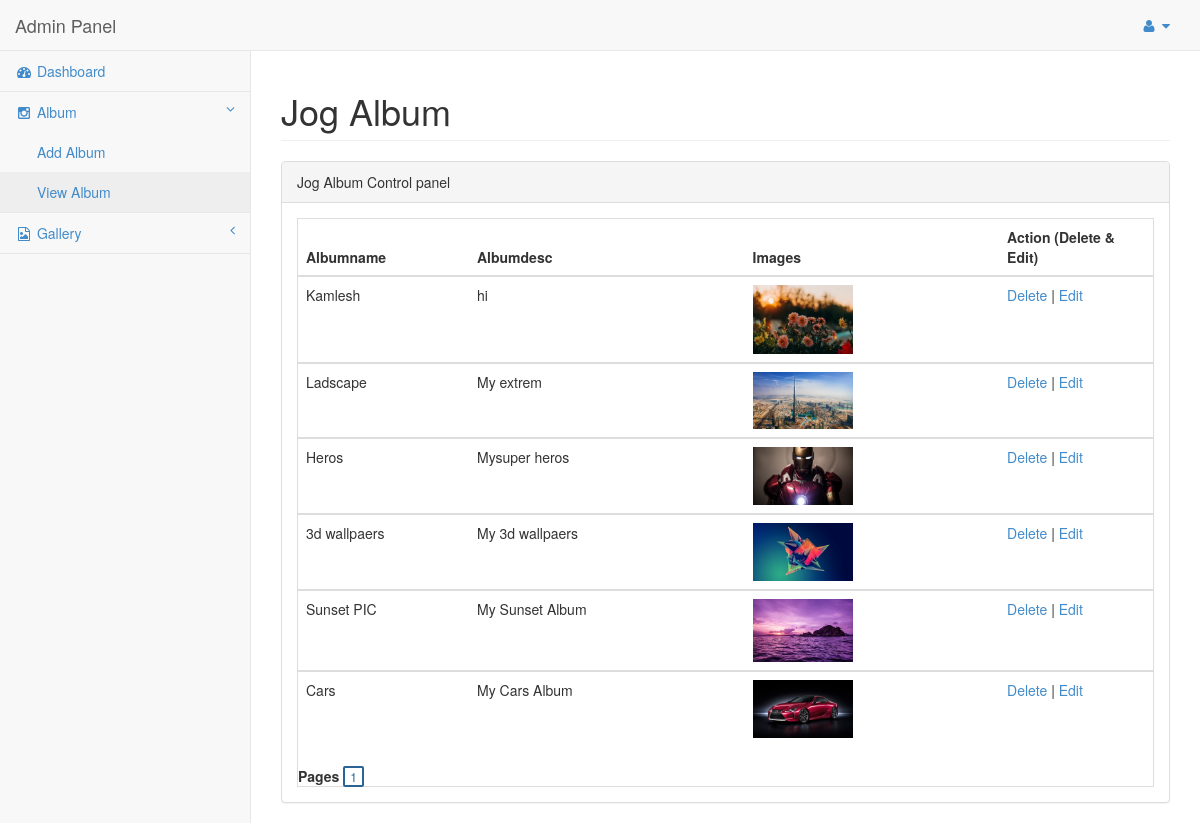
The page /admin/viewallalbums.php (signed in) on the database its author committed.
### tables this page shows
CREATE TABLE `tbl_album` (
  `albumid` int(10) NOT NULL,
  `name` varchar(500) NOT NULL,
  `adesc` varchar(1000) NOT NULL,
  `image` varchar(500) NOT NULL,
  `date` datetime NOT NULL,
  `status` varchar(10) NOT NULL
);

### admin/viewallalbums.php (the view, shortened to what this page needs)
<?php session_start();
if(isset($_SESSION['uname']))
{
?>
<?php include "header1.php"; ?>
<?php include "menu/amenu2.php"; ?>
<div id="page-wrapper">
            <div class="row">
                <div class="col-lg-12">
                    <h1 class="page-header">Jog Album</h1>
                </div>
            </div>
            <div class="row">
                <div class="col-lg-12">
                    <div class="panel panel-default">
                        <div class="panel-heading">
                         Jog Album Control panel
                        </div>
                        <div class="panel-body">
                           <div class="table-responsive table-bordered">
                           <?php
include"connect.php";
if (isset($_GET["page"])) { $page = $_GET["page"]; } else { $page=1; };
$start_from = ($page-1) * 20;
$sql = "select * from tbl_album where status='process' ORDER BY albumid DESC LIMIT $start_from, 20";
$rs_result = mysqli_query ($con,$sql);
?>
                                <table class="table">
<thead>
                                        <tr>
                                            <th width="20%">Albumname</th>
                                                                                       <th>Albumdesc</th>
                                            <th>Images</th>
											<th colspan=2 width="18%">Action (Delete & Edit)</th>
                                        </tr>
                                    </thead>
<?php
while ($row = mysqli_fetch_assoc($rs_result)) {
?>
<tbody>
                                        <tr>
                                            <td> <?php echo $row["name"]; ?> </td>
                                                                                        <td><?php echo $row["adesc"]; ?></td>
                                            <td><a href='achangeimage.php?key0=<?php echo  $row["albumid"];?>'><img src="acatch/<?php echo $row["image"]; ?>"  width="100px"/></a></td>
                                           <td><a href='albumdelete.php?key1=<?php echo $row["albumid"]; ?>'>Delete</a> | <a href = 'editalbum.php?key0=<?php echo $row["albumid"]; ?> &key1=<?php echo $row["name"]; ?> &key2=<?php echo $row["adesc"]; ?>&key3=<?php echo $row["image"]; ?> '>Edit</a>
                                        </tr>
										</tbody>
<?php
};
?>
</table>
<strong>Pages  </strong>
<?php
$sql = "SELECT COUNT(name) FROM tbl_album";
$rs_result = mysqli_query($con,$sql);
$row = mysqli_fetch_row($rs_result);
$total_records = $row[0];
$total_pages = ceil($total_records / 20);
for ($i=1; $i<=$total_pages; $i++) {
echo "<a href='viewallalbums.php?page=".$i."' class='navigation_item selected_navigation_item'>".$i."</a> ";
};
?>
                                </div>
                                </div>
                            </div>
                        </div>
                    </div>
                </div>
            </div>
<?php
}
else
{
header("location:login.php");
}
?>
</body>
</html>

### admin/header1.php (shortened to what this page needs)
<!DOCTYPE html>
<html lang="en">
<head>
    <link href="css/bootstrap.min.css" rel="stylesheet">
    <link href="css/plugins/metisMenu/metisMenu.min.css" rel="stylesheet">
    <link href="css/sb-admin-2.css" rel="stylesheet">
    <link href="font-awesome-4.1.0/css/font-awesome.min.css" rel="stylesheet" type="text/css">
</head>
<body>
    <div id="wrapper">

### admin/menu/amenu2.php (shortened to what this page needs)
<nav class="navbar navbar-default navbar-static-top" role="navigation" style="margin-bottom: 0">
            <div class="navbar-header">
                <a class="navbar-brand" href="home.php">Admin Panel</a>
            </div>
            <ul class="nav navbar-top-links navbar-right">
                <li class="dropdown">
                    <a class="dropdown-toggle" data-toggle="dropdown" href="#">
                        <i class="fa fa-user fa-fw"></i>  <i class="fa fa-caret-down"></i>
                    </a>
                </li>
            </ul>
            <div class="navbar-default sidebar" role="navigation">
                <div class="sidebar-nav navbar-collapse">
                    <ul class="nav" id="side-menu">
                        <li>
                            <a href="home.php"><i class="fa fa-dashboard fa-fw"></i> Dashboard</a>                        </li>
<li class="active">
                            <a href="#"><i class="fa fa-instagram fa-fw"></i> Album<span class="fa arrow"></span></a>
                            <ul class="nav nav-second-level">
                                <li><?php if(isset($_SESSION['uname'])){?>
                                    <a href="addalbum.php">Add Album</a><?php }?>                                </li>
                                <li><?php if(isset($_SESSION['uname'])){?>
                                    <a class="active" href="viewallalbums.php">View Album</a><?php }?>                                </li>
                            </ul>
                        </li>
<li>
                            <a href="#"><i class="fa fa-file-photo-o fa-fw"></i> Gallery<span class="fa arrow"></span></a>
                        </li>
</div>
            </div>
        </nav>

### admin/css/sb-admin-2.css (style rules this page uses)
body { background-color: #f8f8f8; }
#wrapper { width: 100%; }
#page-wrapper { padding: 0 15px; min-height: 568px; background-color: #fff; }
@media (min-width:768px) { #page-wrapper { position: inherit; margin: 0 0 0 250px; padding: 0 30px; border-left: 1px solid #e7e7e7; } }
.navbar-top-links li { display: inline-block; }
.navbar-top-links li:last-child { margin-right: 15px; }
.navbar-top-links li a { padding: 15px; min-height: 50px; }
.sidebar .sidebar-nav.navbar-collapse { padding-right: 0; padding-left: 0; }
.sidebar ul li { border-bottom: 1px solid #e7e7e7; }
.sidebar ul li a.active { background-color: #eee; }
.sidebar .arrow { float: right; }
.sidebar .fa.arrow:before { content: "\f104"; }
.sidebar .active>a>.fa.arrow:before { content: "\f107"; }
.sidebar .nav-second-level li, .sidebar .nav-third-level li { border-bottom: 0!important; }
.sidebar .nav-second-level li a { padding-left: 37px; }
@media (min-width:768px) { .sidebar { z-index: 1; position: absolute; width: 250px; margin-top: 51px; } }

### admin/viewallalbums.php (style rules this page uses)
.navigation_item { padding: 0px 5px; background: #fff; text-decoration: none; color: #e3e3e3 !important; font-size: 12px; border: 2px solid #e3e3e3; border-radius: 1px; -webkit-transition: all 0.2s linear; -moz-transition: all 0.2s linear; -ms-transition: all 0.2s linear; -o-transition: all 0.2s linear; }
.navigation_item:hover,.selected_navigation_item { border: 2px solid #2A6496; border-radius: 2px; color: #2A6496 !important; background: #fff; }

### rows shown on the page
tbl_album: name "Kamlesh", adesc "hi", image (picture)
tbl_album: name "Ladscape", adesc "My extrem", image (picture)
tbl_album: name "Heros", adesc "Mysuper heros", image (picture)
tbl_album: name "3d wallpaers", adesc "My 3d wallpaers", image (picture)
tbl_album: name "Sunset PIC", adesc "My Sunset Album", image (picture)
tbl_album: name "Cars", adesc "My Cars Album", image (picture)
